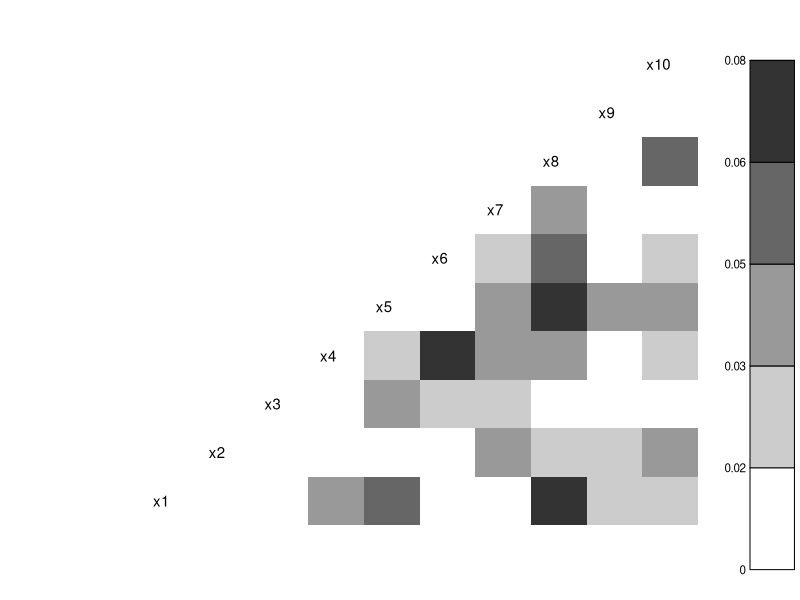
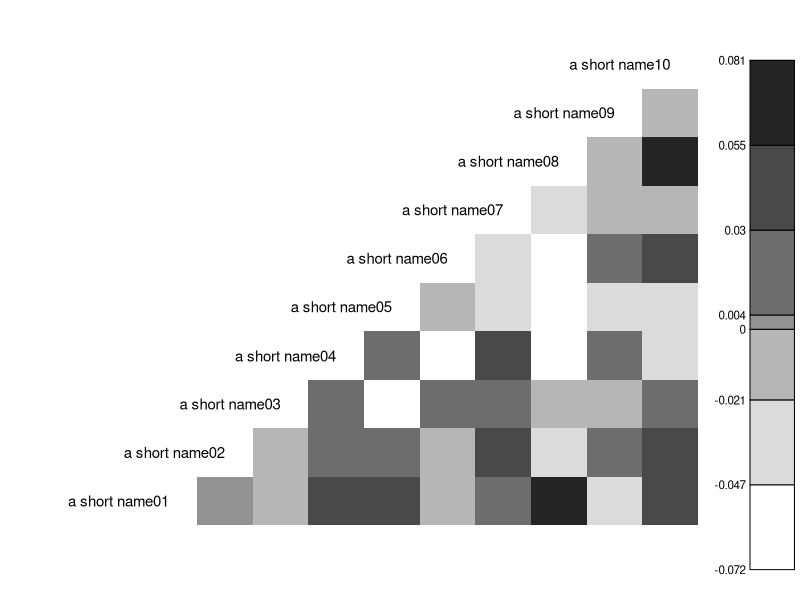
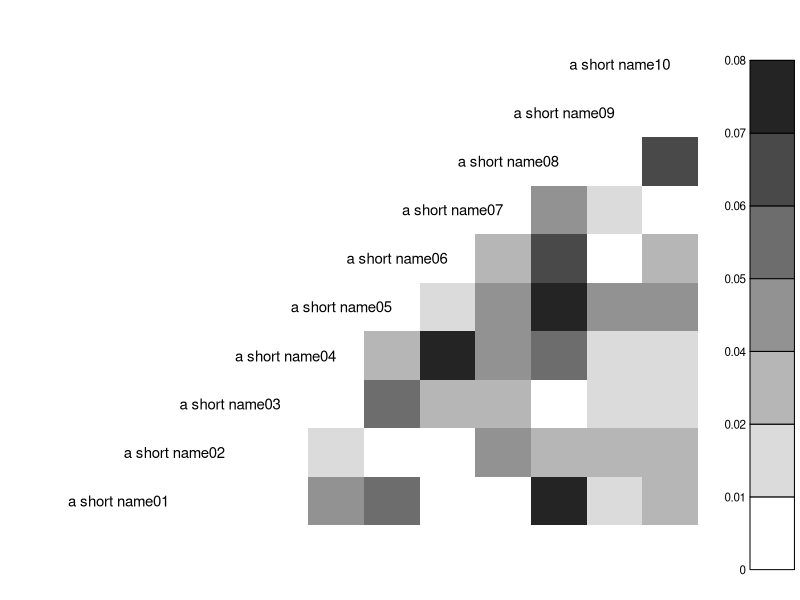
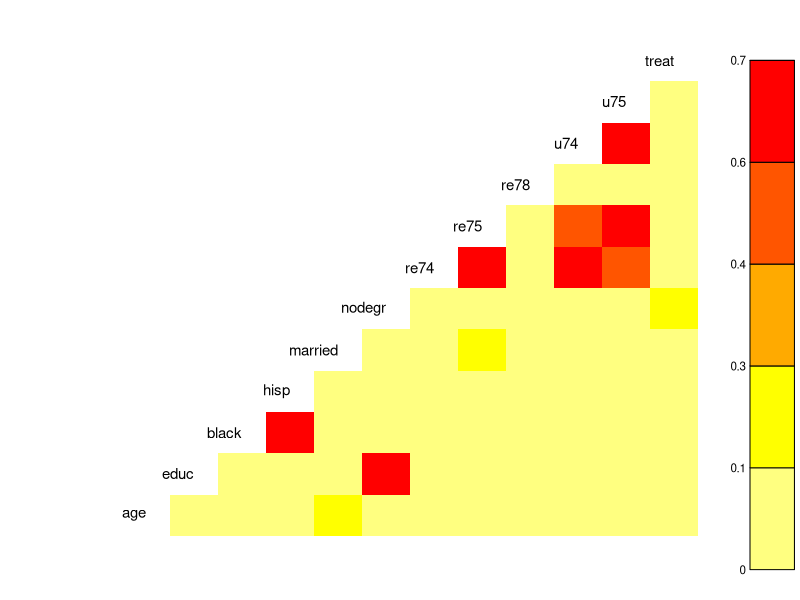
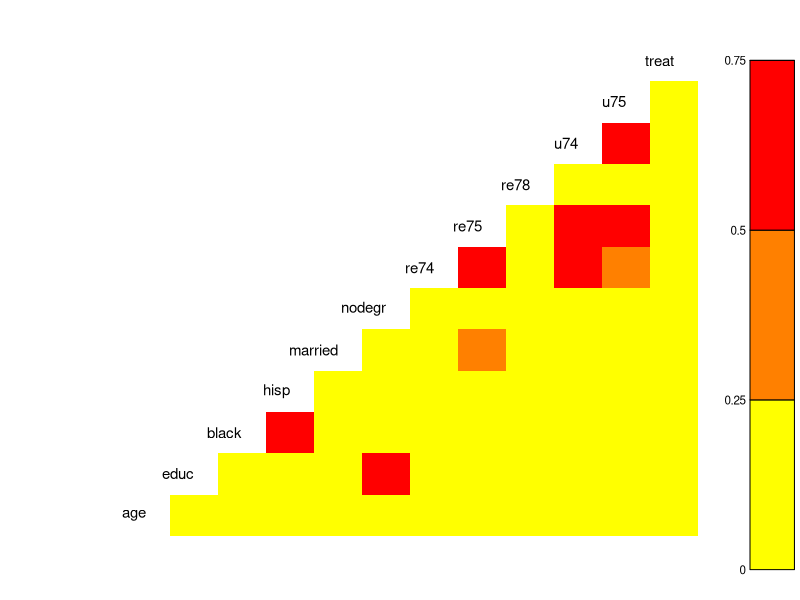

R code for these plots, in order:
library(arm)


### Name: corrplot
### Title: Correlation Plot
### Aliases: corrplot
### Keywords: dplot

### ** Examples

old.par <- par(no.readonly = TRUE)

 x1 <- rnorm(1000,50,2) 
 x2 <- rbinom(1000,1,prob=0.63) 
 x3 <- rpois(1000, 2) 
 x4 <- runif(1000,40,100) 
 x5 <- rnorm(1000,100,30)
 x6 <- rbeta(1000,2,2) 
 x7 <- rpois(1000,10) 
 x8 <- rbinom(1000,1,prob=0.4) 
 x9 <- rbeta(1000,5,4) 
 x10 <- runif(1000,-10,-1) 

 test.data <- data.matrix(cbind(x1,x2,x3,x4,x5,x6,x7,x8,x9,x10))
 test.names <- c("a short name01","a short name02","a short name03",
                 "a short name04","a short name05","a short name06",
                 "a short name07","a short name08","a short name09",
                 "a short name10")
 
 # example 1
 corrplot(test.data)
 
 # example 2
 corrplot(test.data,test.names, abs=FALSE, n.col.legend=7)
 corrplot(test.data,test.names, abs=TRUE, n.col.legend=7)
 
 # example 3
 data(lalonde)
 corrplot(lalonde, details=FALSE, color=TRUE)
 corrplot(lalonde, cutpts=c(0,0.25,0.5,0.75), color=TRUE, digits=2)
 
par(old.par)
